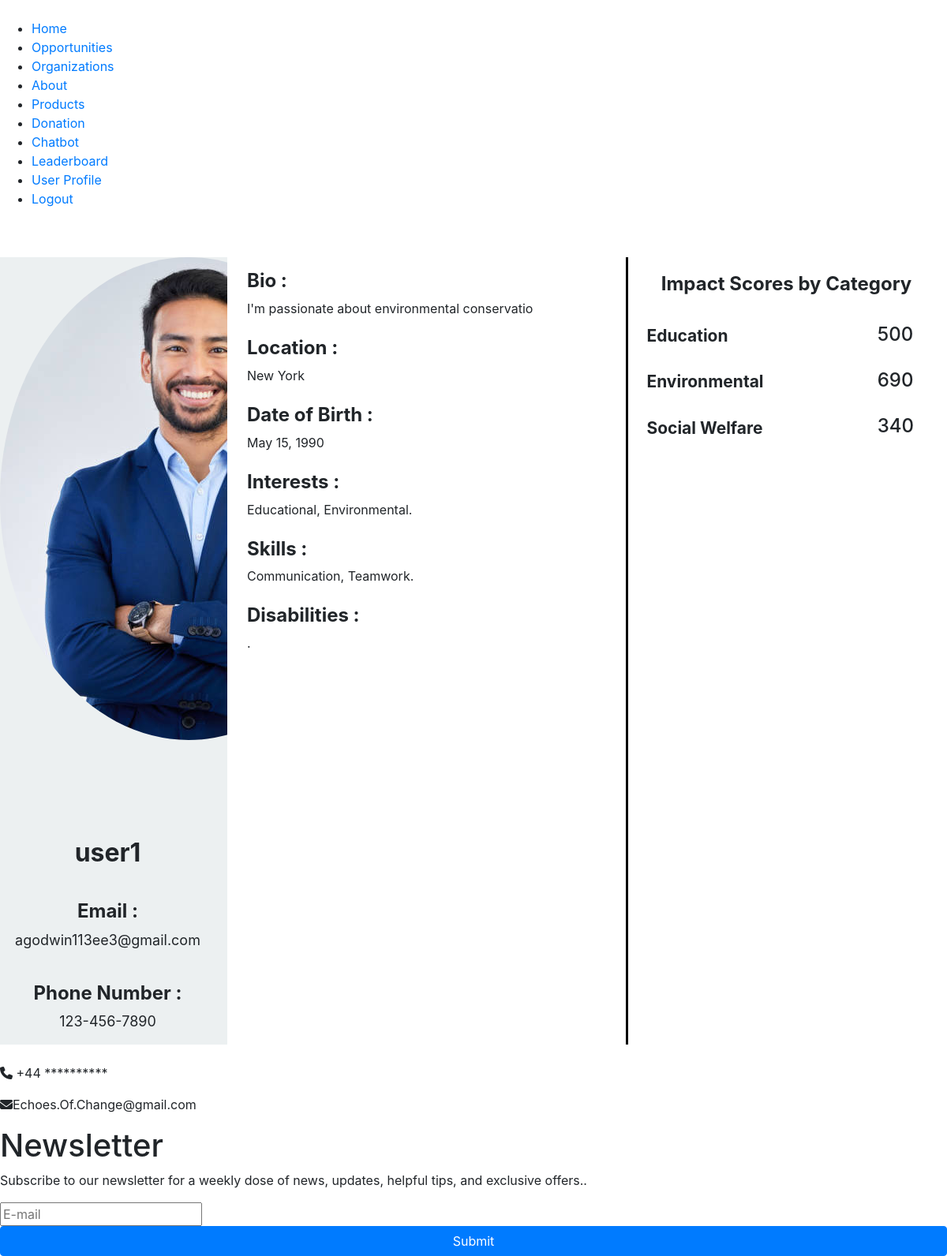
/userprofile/ (signed in), run on the app's committed database.
### webapp_viewer/models.py (models this page shows, shortened)
class UserProfile(models.Model):
    user = models.OneToOneField(User, on_delete=models.CASCADE, primary_key=True)
    image = models.ImageField(upload_to='profile_pics', default='default.jpg')
    bio = models.TextField(blank=True)
    location = models.CharField(max_length=100, blank=True)
    date_of_birth = models.DateField(null=True, blank=True)
    phone_number = models.CharField(max_length=20, blank=True)
    interests = models.ManyToManyField('Interest', blank=True)  # Interests of the user (Many-to-many relationship with Interest model)
    skills = models.ManyToManyField('Skill', blank=True)  # Skills of the user (Many-to-many relationship with Skill model)
    disabilities = models.ManyToManyField('Disability', blank=True)  # Many-to-Many relationship with Disability model
    hours = models.IntegerField(default=0)

class Interest(models.Model):
    name = models.CharField(max_length=100, primary_key=True)
    def __str__(self):
        return self.name  # This ensures the name of the interest is displayed

class Skill(models.Model):
    name = models.CharField(max_length=100, primary_key=True)
    def __str__(self):
        return self.name  # This ensures the name of the skill is displayed

### webapp_viewer/views.py (the view)
# urls.py: path('userprofile/', views.user_detail, name='user_detail'),
@login_required
def user_detail(request):
    if request.user.is_authenticated:
        if hasattr(request.user, 'userprofile'):
            user_profile = UserProfile.objects.get(user=request.user)
            category_impact_scores = VolunteerHour.category_impact_scores_by_user_category(user_profile)
            return render(request, 'user_profile_view.html', {'user_profile': user_profile, 'category_impact_scores': category_impact_scores})
        elif hasattr(request.user, 'organization'):
            organization_profile = Organization.objects.get(user=request.user)
            return render(request, 'organization_profile_view.html', {'organization_profile': organization_profile})
    else:
        return render(request, 'not_logged_in.html')

### webapp_viewer/models.py (called while the page is built)
    @classmethod
    def category_impact_scores_by_user_category(cls, user_profile):
        category_impact_scores = {}
        all_category_hours = cls.objects.filter(user=user_profile).values('opportunity__category').annotate(total_hours=Sum('hours'))
        for category_hour in all_category_hours:
            category = category_hour['opportunity__category']
            impact_score = category_hour['total_hours'] * 10  # Assuming each hour contributes 10 to the impact score
            if category in category_impact_scores:
                category_impact_scores[category] += impact_score
            else:
                category_impact_scores[category] = impact_score
        return category_impact_scores

### webapp_viewer/templates/user_profile_view.html (shortened to what this page needs)
{% extends 'base.html' %}
{% load static %}
{% block content %}
<link rel="stylesheet" href="https://stackpath.bootstrapcdn.com/bootstrap/4.5.2/css/bootstrap.min.css">
<div class="orgProfile">
  <div class="row first_row" >
    <h2 style="color:#ffffff"><b>User Profile</b></h2>
  </div>
  <div class="row" style="width:101%; min-height: 70vh;">
    <div class="col-sm-3" style="background-color: #ecf0f1;">
      <img src="{{ user_profile.image.url }}" class=" my__img rounded-circle" alt="Org img">
      <h2 class="card-title text-center pt-4" style="margin-top: 100px;"><b>{{ user_profile.user.username  }}</b></h2>
      <h4 class="mt-3 text-center pt-4"><b>Email : </b></h4>
      <p class="text-center" style="font-size: large;">{{ user_profile.user.email }}</p>
      <h4 class="mt-3 text-center pt-4"><b>Phone Number : </b></h4>
      <p class="text-center"  style="font-size: large;">{{ user_profile.phone_number }}</p>
    </div>
    <div class="col-sm-5" style="background-color: white;">
      <div class=" " style="margin-top: 0px; margin-left: 10px;" >
        <h4 class="mt-2 pt-2"><b>Bio : </b></h4>
        <p class=" ">{{ user_profile.bio }}</p>
        <h4 class="mt-2 pt-2"><b>Location : </b></h4>
        <p class=" ">{{ user_profile.location }}</p>
        <h4 class="mt-2 pt-2"><b>Date of Birth : </b></h4>
        <p class=" ">{{ user_profile.date_of_birth }}</p>
        <h4 class="mt-2 pt-2"><b>Interests : </b></h4>
        <p class="">{{ user_profile.interests.all|join:", " }}.</p>
        <h4 class="mt-2 pt-2"><b>Skills : </b></h4>
        <p class="">{{ user_profile.skills.all|join:", " }}.</p>
        <h4 class="mt-2 pt-2"><b>Disabilities : </b></h4>
        <p class="">{{ user_profile.disabilities.all|join:", " }}.</p>
      </div>
    </div>
    <div class="col-sm-4" style="background-color: #ffffff; border-left:3px solid black;">
        <h4 class="mt-3 text-center pt-1 pb-3"><b>Impact Scores by Category</b></h4>
          {% for category, impact_score in category_impact_scores.items %}
          <div class="row mt-3" style="justify-content: center;align-items: center; ">
            <div class="col-sm-9">
              <h3> <span class="badge">{{ category }}</span></h3>
            </div>
            <div class="col-sm-3">
              <h4> {{ impact_score }}</h4>
            </div>
          </div>
          {% endfor %}
    </div>
  </div>
</div>
{% endblock content %}

### templates/base.html (shortened to what this page needs)
{% load static %}
{% load sass_tags %}
<!DOCTYPE html>
<html lang="en">
<head>
    <link rel="stylesheet" type="text/css" href={% sass_src 'css/base.scss' %}>
</head>
<body>
    {% include "navbar.html" %}
    {% block content %}
    {% endblock content %}
    {% include "footer.html" %}
</body>
</html>

### templates/navbar.html (shortened to what this page needs)
<body>
  <ul class="menu">
      <span class="leftmenu">
          <div class="logo">
          </div>
          <li><a href="{% url 'home' %}">Home</a></li>
          <li><a href="{% url 'opportunity_list' %}">Opportunities</a></li>
          <li><a href="{% url 'organization_list' %}">Organizations</a></li>
          <li><a href="{% url 'about'  %}"> About </a></li>
          <li><a href="{% url 'buy' %}">Products</a></li>
          <li><a href="{% url 'donation' %}">Donation</a></li>
          <li><a href="{% url 'chatbot' %}">Chatbot</a></li>
      </span>
      <span class="rightmenu">
          {% if user.is_authenticated %}
          <li><a href="{% url 'leaderboard' %}">Leaderboard</a></li>
              {% if user.userprofile.hours >= 0 %}
                  <li><a href="{% url 'user_detail' %}">User Profile</a></li>
              {% else %}
                  <li><a href="{% url 'organization_profile' %}">Organization Profile</a></li>
              {% endif %}
              <li>
                <form id="logoutForm" method="post" action="{% url 'logout' %}">
                    <a href="#" onclick = "document.getElementById('logoutForm').submit();">Logout</a>
                </form>
            </li>
          {% else %}
              <li><a href="{% url 'signup' %}">Signup</a></li>
              <li><a href="{% url 'login' %}">Login</a></li>
          {% endif %}
      </span>
  </ul>
</body>

### templates/footer.html (shortened to what this page needs)
<footer class="footer">
    <div class="footer-container">
        <div class="logo-container">
            <div class="logo">
            </div>
        </div>
        <div class="info" >
            <p><i class="fa-solid fa-phone icon"  ></i> +44 **********</p>
            <p><i class="fa-solid fa-envelope icon"  ></i>Echoes.Of.Change@gmail.com</p>
        </div>
        <div class="newsletter">
            <div>
                <h1>Newsletter</h1>
                <p>Subscribe to our newsletter for a weekly dose of news, updates, helpful tips, and exclusive offers..</p>
                <div class="input-container">
                    <input type="email" name="email" placeholder="E-mail" required="required" class="footer_input" />
                    <button type="submit" class="btn btn-primary btn-block btn-large footer_submit" >Submit</button>
                </div>
            </div>
        </div>
    </div>
</footer>

### data on the page
UserProfile: image (picture), user.username "user1", user.email "agodwin113ee3@gmail.com", phone_number "123-456-7890", bio "I'm passionate about environmental conservatio", location "New York", date_of_birth "May 15, 1990", interests.all "Educational, Environmental", skills.all "Communication, Teamwork"

### other printed values
{{ category }} "Education" "Environmental" "Social Welfare"
{{ impact_score }} "500" "690" "340"
